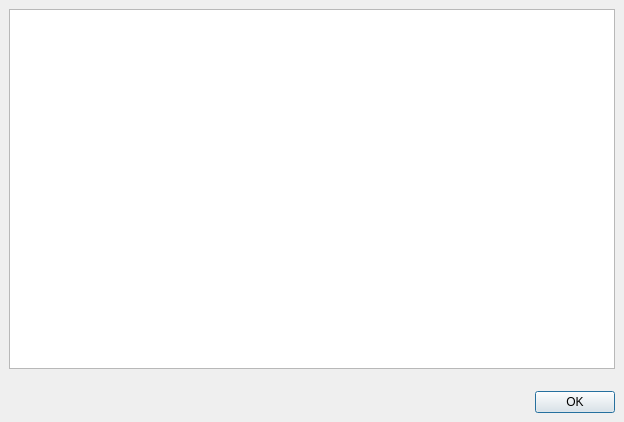
<ui version="4.0" >
 <class>licenseDialog</class>
 <widget class="QDialog" name="licenseDialog" >
  <property name="geometry" >
   <rect>
    <x>0</x>
    <y>0</y>
    <width>624</width>
    <height>422</height>
   </rect>
  </property>
  <property name="windowTitle" >
   <string>License</string>
  </property>
  <layout class="QVBoxLayout" >
   <property name="margin" >
    <number>9</number>
   </property>
   <property name="spacing" >
    <number>6</number>
   </property>
   <item>
    <widget class="QTextEdit" name="licenseTextEdit" >
     <property name="frameShape" >
      <enum>QFrame::StyledPanel</enum>
     </property>
     <property name="autoFormatting" >
      <set>QTextEdit::AutoNone</set>
     </property>
     <property name="readOnly" >
      <bool>true</bool>
     </property>
    </widget>
   </item>
   <item>
    <spacer>
     <property name="orientation" >
      <enum>Qt::Vertical</enum>
     </property>
     <property name="sizeType" >
      <enum>QSizePolicy::Fixed</enum>
     </property>
     <property name="sizeHint" >
      <size>
       <width>20</width>
       <height>16</height>
      </size>
     </property>
    </spacer>
   </item>
   <item>
    <widget class="QDialogButtonBox" name="buttonBox" >
     <property name="orientation" >
      <enum>Qt::Horizontal</enum>
     </property>
     <property name="standardButtons" >
      <set>QDialogButtonBox::Ok</set>
     </property>
    </widget>
   </item>
  </layout>
 </widget>
 <resources/>
 <connections>
  <connection>
   <sender>buttonBox</sender>
   <signal>accepted()</signal>
   <receiver>licenseDialog</receiver>
   <slot>accept()</slot>
   <hints>
    <hint type="sourcelabel" >
     <x>319</x>
     <y>428</y>
    </hint>
    <hint type="destinationlabel" >
     <x>319</x>
     <y>238</y>
    </hint>
   </hints>
  </connection>
 </connections>
</ui>
